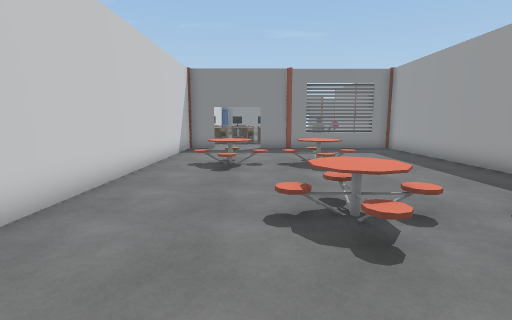
View 1 (above)

17 first-person views from a walk through a 3-D level made in the Unity game engine. The camera is 1.5 m above the floor, tilts 8° down and sees 85° across. Doors are open. The floor is counted in squares, 1 m on a side. Each view is taken from the middle of a square. On the plan, view 1 faces up. The plan holds only what a view shows up to about 14 squares ahead; the rest is blank. The place goes on beyond the plan.

View 2
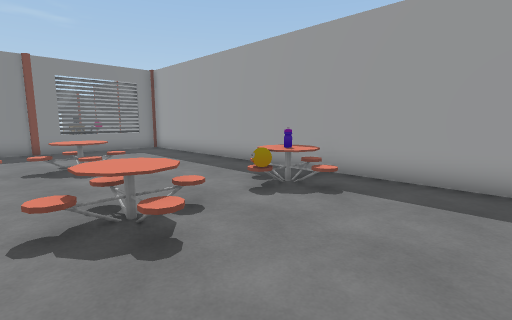

View 3
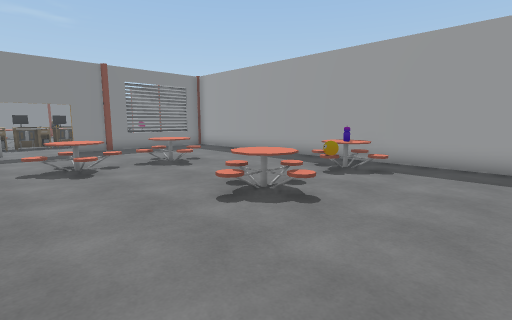

View 4
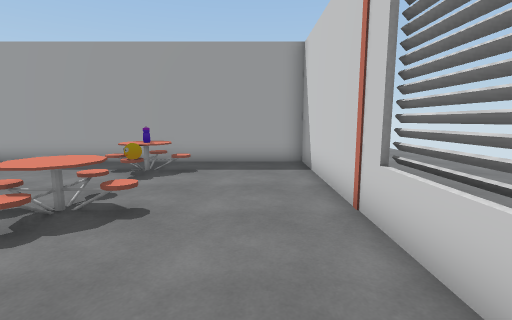

View 5
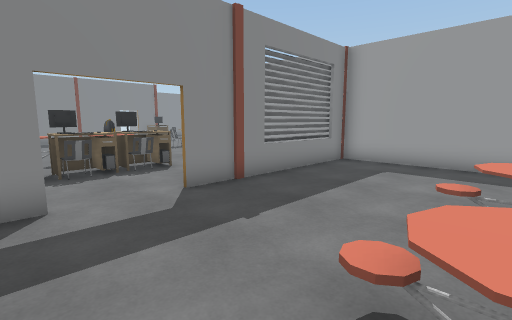

View 6
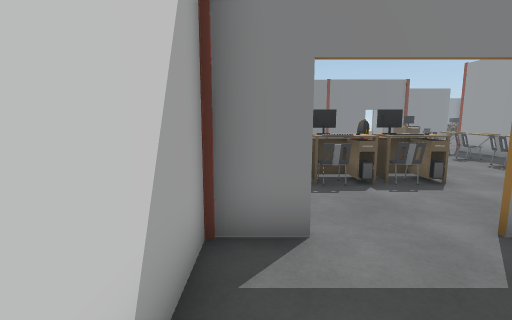

View 7
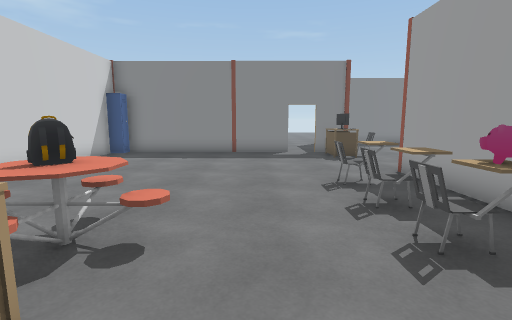

View 8
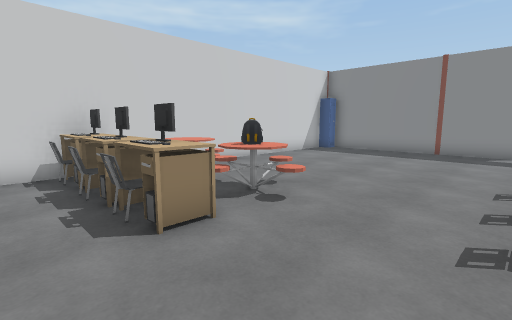

View 9
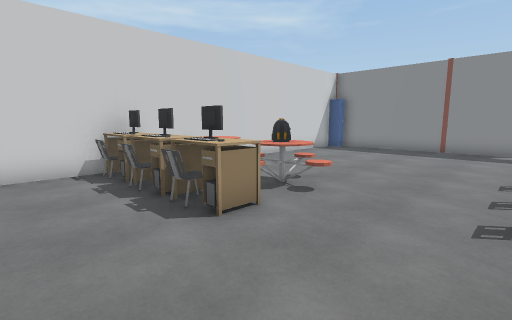

View 10
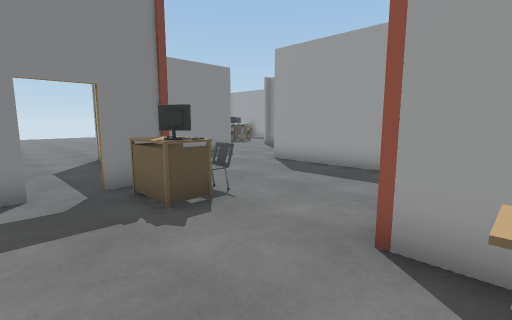

View 11
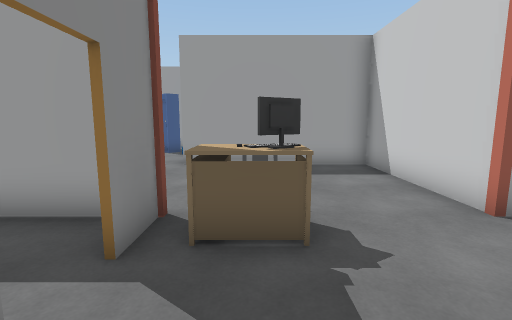

View 12
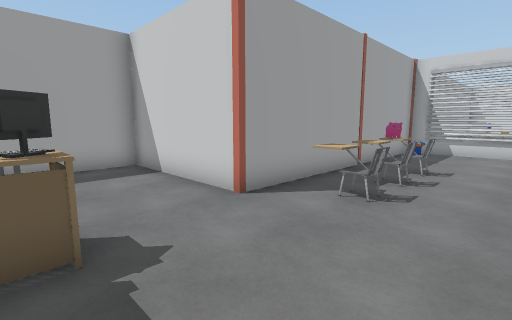

View 13
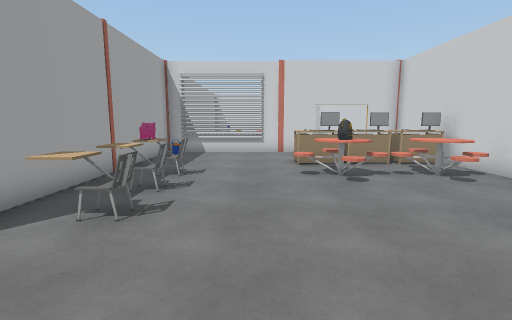

View 14
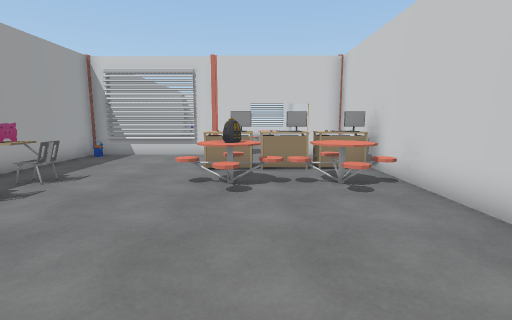

View 15
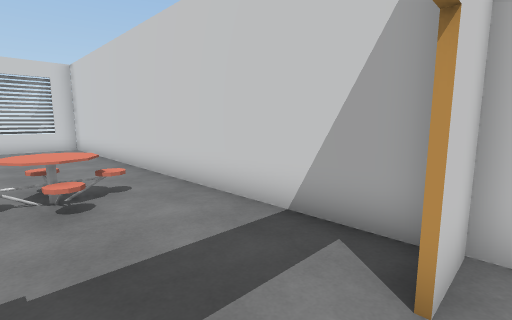

View 16
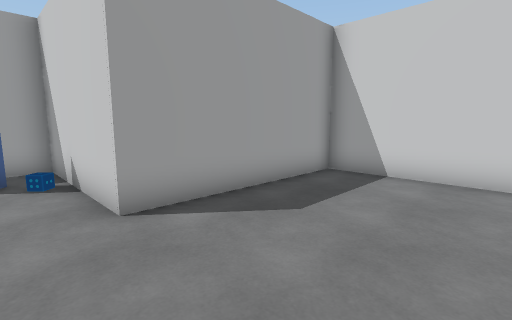

View 17
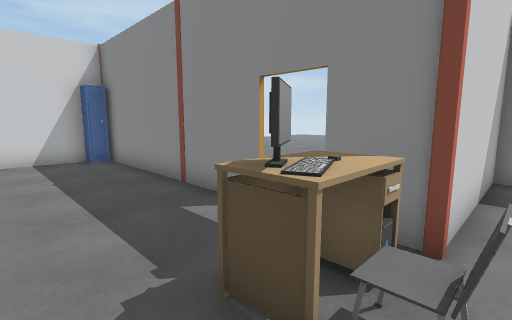

### Floor plan
Points are (right, up) in squares from view 1. A wall is a line through its corners. A room is listed if a view was taken in it or the views show most of it. See-through windows are left out.
Room 1 (views 1, 2, 3, 4, 5, 6)
walls: (-3.4, -0.7) (7.2, -0.7) (7.2, 15.5); (-2.2, 15.4) (-3.8, 15.4); (-3.6, 15.5) (-3.6, -0.4); (7.4, 15.4) (0.1, 15.4)
ways out: opening at (-1, 15) to room 2
objects: table (0, 10); table (2, 5); table (3, 9); table (6, 4) to (6, 5)
Room 2 (views 7, 8, 9, 10, 11, 12, 13, 14, 15, 16, 17)
walls: (4.6, 31.5) (-3.5, 31.5); (-3.6, 30.9) (-3.6, 15.5); (7.2, 15.5) (7.2, 26.2) (12.5, 26.2) (12.5, 32.5) (17.5, 32.5); (7.4, 34.5) (7.4, 31.5) (5.8, 31.5); (0.1, 15.6) (7.2, 15.6); (-3.9, 15.6) (-2.2, 15.6)
ways out: opening at (-1, 15) to room 1; open door at (5.5, 32)
objects: chair (-3, 18); computer (-3, 19); table (-3, 20) to (-1, 22); locker (-3, 31); table (-2, 19); chair (-1, 18); other object (-1, 19); chair (0, 18); other object (0, 19) to (1, 19); table (0, 20) to (1, 20); table (0, 21) to (2, 22); chair (5, 23) to (6, 23); chair (6, 21) to (6, 22); chair (6, 24) to (6, 25); computer (6, 30); computer (7, 29) to (7, 30); table (7, 31); chair (8, 30); locker (16, 34) to (17, 34)

Where each view was taken, in squares from view 1:
view 1: 0 up, 0 right, facing up
view 2: 0 up, 0 right, facing up-right
view 3: 0 up, 3 left, facing up-right
view 4: 1 up, 3 left, facing right
view 5: 10 up, 3 left, facing up-right
view 6: 12 up, 3 left, facing up
view 7: 18 up, 3 right, facing up
view 8: 17 up, 5 right, facing up-left
view 9: 16 up, 5 right, facing up-left
view 10: 25 up, 4 right, facing up-right
view 11: 30 up, 3 right, facing right
view 12: 30 up, 3 right, facing down-right
view 13: 29 up, 3 right, facing down
view 14: 28 up, 0 right, facing down
view 15: 16 up, 0 right, facing down-left
view 16: 34 up, 8 right, facing down-right
view 17: 28 up, 8 right, facing up-left
